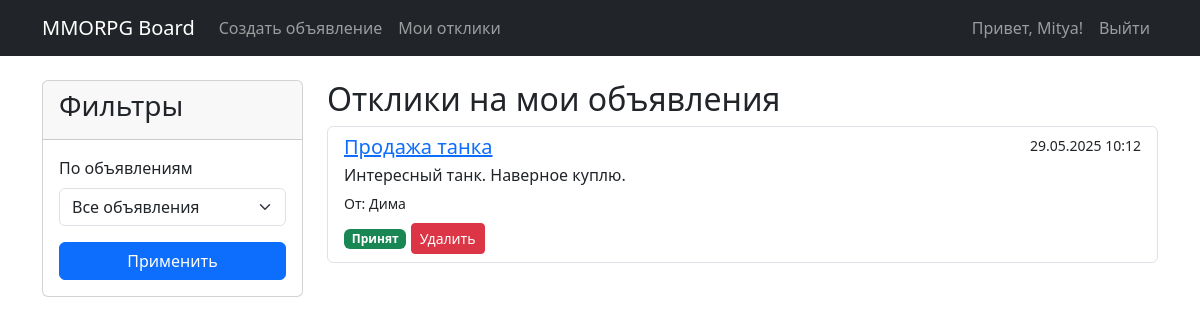
Page /responses/ (signed in) on the committed database.
### accounts/models.py (models this page shows, shortened)
class User(AbstractUser):
    email = models.EmailField(unique=True)
    email_confirmed = models.BooleanField(default=False)
    confirmation_code = models.CharField(max_length=100, blank=True, null=True)
    confirmation_code_created = models.DateTimeField(default=timezone.now)

### ads/models.py (models this page shows, shortened)
class Response(models.Model):
    advertisement = models.ForeignKey(Advertisement, on_delete=models.CASCADE)
    author = models.ForeignKey(User, on_delete=models.CASCADE)
    text = models.TextField(validators=[MinLengthValidator(5)])
    created_at = models.DateTimeField(auto_now_add=True)
    accepted = models.BooleanField(default=False)
    class Meta:
        ordering = ['-created_at']

class Advertisement(models.Model):
    title = models.CharField(max_length=255, validators=[MinLengthValidator(5)])
    content = CKEditor5Field('Text', config_name='default')
    image = models.ImageField(upload_to='ads_images/', blank=True, null=True, verbose_name="Изображение")
    video = models.FileField(upload_to='ads_videos/', blank=True, null=True, verbose_name="Видео")
    author = models.ForeignKey(User, on_delete=models.CASCADE)
    category = models.ForeignKey(Category, on_delete=models.PROTECT)
    created_at = models.DateTimeField(auto_now_add=True)
    updated_at = models.DateTimeField(auto_now=True)

### ads/views.py (the view)
# urls.py: path('responses/', my_responses, name='my_responses'),
@login_required
def my_responses(request):
    my_ads = Advertisement.objects.filter(author=request.user)
    responses = Response.objects.filter(advertisement__in=my_ads)
    ad_filter = request.GET.get('ad_filter')
    if ad_filter:
        responses = responses.filter(advertisement_id=ad_filter)
    return render(request, 'ads/my_responses.html', {
        'responses': responses,
        'my_ads': my_ads,
    })

### templates/ads/my_responses.html (shortened to what this page needs)
{% extends 'base.html' %}
{% block content %}
<div class="row">
    <div class="col-md-3">
        <div class="card">
            <div class="card-header">
                <h3>Фильтры</h3>
            </div>
            <div class="card-body">
                <form method="get">
                    <div class="mb-3">
                        <label for="ad_filter" class="form-label">По объявлениям</label>
                        <select class="form-select" id="ad_filter" name="ad_filter">
                            <option value="">Все объявления</option>
                        </select>
                    </div>
                    <button type="submit" class="btn btn-primary w-100">Применить</button>
                </form>
            </div>
        </div>
    </div>
    <div class="col-md-9">
        <h2>Отклики на мои объявления</h2>
        {% if responses %}
            <div class="list-group">
                {% for response in responses %}
                    <div class="list-group-item">
                        <div class="d-flex w-100 justify-content-between">
                            <h5 class="mb-1">
                                <a href="{% url 'advertisement_detail' response.advertisement.pk %}">
                                    {{ response.advertisement.title }}
                                </a>
                            </h5>
                            <small>{{ response.created_at|date:"d.m.Y H:i" }}</small>
                        </div>
                        <p class="mb-1">{{ response.text }}</p>
                        <small>От: {{ response.author.username }}</small>
                        <div class="mt-2">
                            {% if not response.accepted %}
                                <a href="{% url 'accept_response' response.pk %}" class="btn btn-sm btn-success">Принять</a>
                            {% else %}
                                <span class="badge bg-success">Принят</span>
                            {% endif %}
                            <a href="{% url 'delete_response' response.pk %}" class="btn btn-sm btn-danger">Удалить</a>
                        </div>
                    </div>
                {% endfor %}
            </div>
        {% else %}
            <div class="alert alert-info">
                Нет откликов на ваши объявления.
            </div>
        {% endif %}
    </div>
</div>
{% endblock %}

### templates/base.html (shortened to what this page needs)
<!DOCTYPE html>
<html lang="ru">
<head>
    <link href="https://cdn.jsdelivr.net/npm/bootstrap@5.3.0/dist/css/bootstrap.min.css" rel="stylesheet">
    <link href="https://cdn.jsdelivr.net/npm/bootstrap-icons/font/bootstrap-icons.css" rel="stylesheet">
</head>
<body>
    <nav class="navbar navbar-expand-lg navbar-dark bg-dark">
        <div class="container">
            <a class="navbar-brand" href="{% url 'home' %}">MMORPG Board</a>
            <div class="collapse navbar-collapse">
                <ul class="navbar-nav me-auto">
                    <li class="nav-item">
                        <a class="nav-link" href="{% url 'create_advertisement' %}">Создать объявление</a>
                    </li>
                    <li class="nav-item">
                        <a class="nav-link" href="{% url 'my_responses' %}">Мои отклики</a>
                    </li>
                </ul>
                <ul class="navbar-nav">
                    {% if user.is_authenticated %}
                        <li class="nav-item">
                            <span class="nav-link">Привет, {{ user.username }}!</span>
                        </li>
                        <li class="nav-item">
                            <form action="{% url 'logout' %}" method="post">
                                <button type="submit" class="nav-link btn btn-link" style="display: inline;">
                                    Выйти
                                </button>
                            </form>
                        </li>
                    {% endif %}
                </ul>
            </div>
        </div>
    </nav>
    <div class="container mt-4">
        {% block content %}
        {% endblock %}
    </div>
</body>
</html>

### rows in the picture
User: username "Mitya"
Response: advertisement "Продажа танка", created_at "29.05.2025 10:12", text "Интересный танк. Наверное куплю.", author.username "Дима", accepted "Принят"
